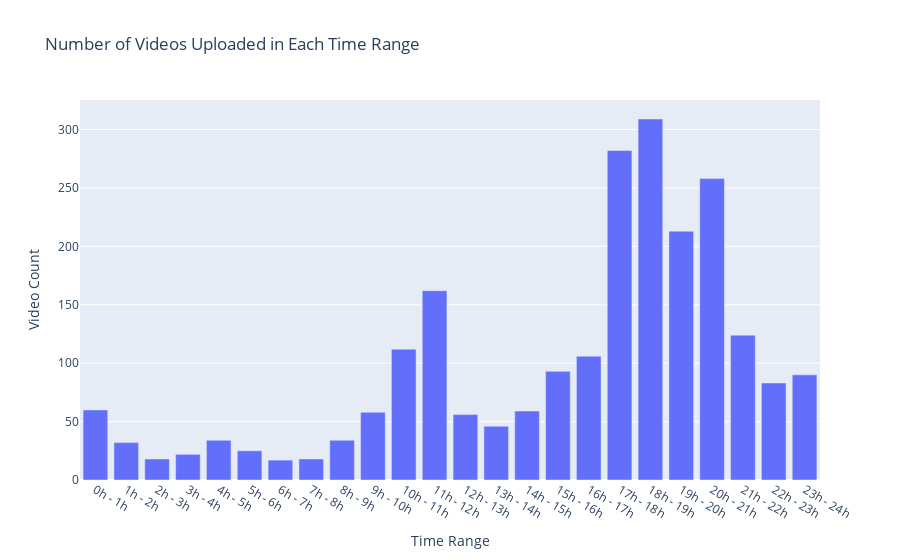

Write notebook code for a chart like this one.
### Code cell
fig = px.bar(time_video_df, 
             x='Time Range', 
             y='Video Count', 
             title='Number of Videos Uploaded in Each Time Range')
fig.show()

### Figure 1 — Plotly figure (JSON) as saved in the notebook; plotly's stock layout.template omitted (floating-point values rounded to 4 significant figures)
{"data": [{"alignmentgroup": "True", "hovertemplate": "Time Range=%{x}<br>Video Count=%{y}<extra></extra>", "legendgroup": "", "marker": {"color": "#636efa", "pattern": {"shape": ""}}, "name": "", "offsetgroup": "", "orientation": "v", "showlegend": false, "textposition": "auto", "type": "bar", "x": ["0h - 1h", "1h - 2h", "2h - 3h", "3h - 4h", "4h - 5h", "5h - 6h", "6h - 7h", "7h - 8h", "8h - 9h", "9h - 10h", "10h - 11h", "11h - 12h", "12h - 13h", "13h - 14h", "14h - 15h", "15h - 16h", "16h - 17h", "17h - 18h", "18h - 19h", "19h - 20h", "20h - 21h", "21h - 22h", "22h - 23h", "23h - 24h"], "xaxis": "x", "y": [60, 32, 18, 22, 34, 25, 17, 18, 34, 58, 112, 162, 56, 46, 59, 93, 106, 282, 309, 213, 258, 124, 83, 90], "yaxis": "y"}], "layout": {"barmode": "relative", "legend": {"tracegroupgap": 0}, "title": {"text": "Number of Videos Uploaded in Each Time Range"}, "xaxis": {"anchor": "y", "domain": [0, 1], "title": {"text": "Time Range"}}, "yaxis": {"anchor": "x", "domain": [0, 1], "title": {"text": "Video Count"}}}}
